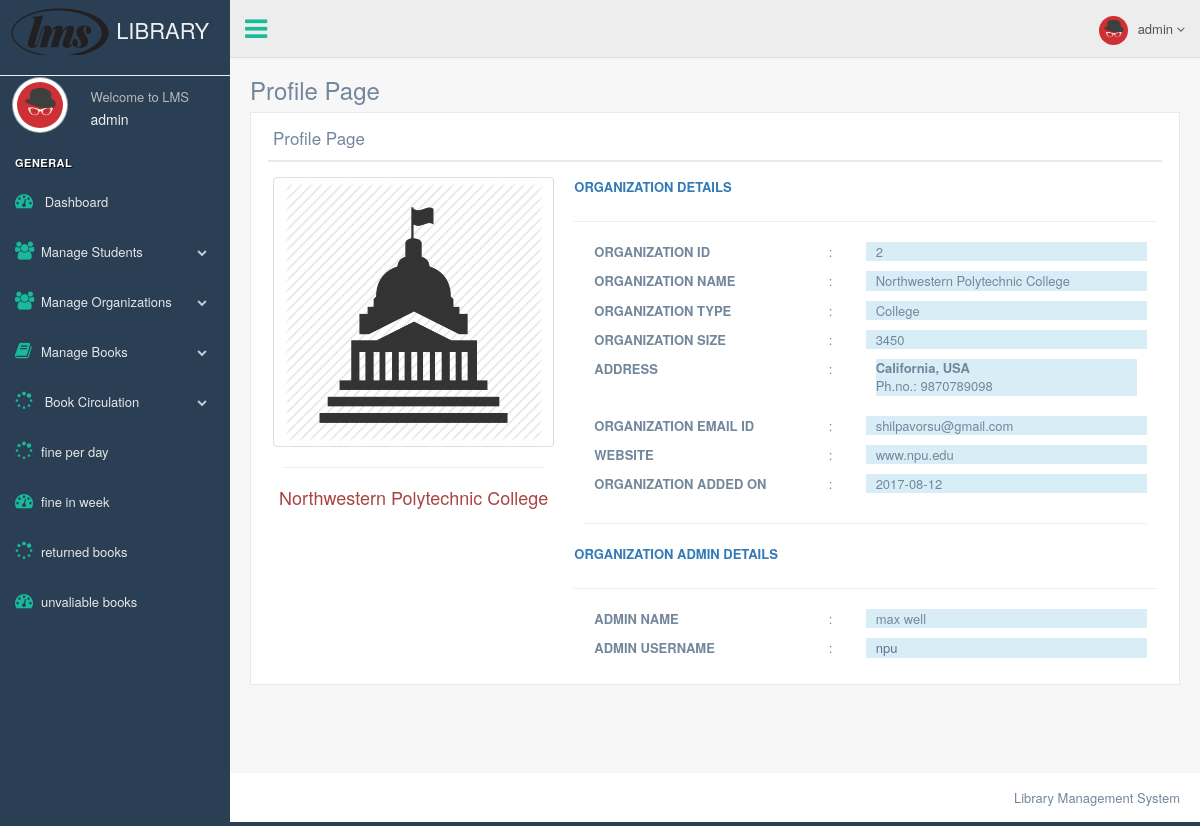
The app's page /librarian/organization_profile.php?id=2 (signed in) with its own data.
### tables this page shows
CREATE TABLE `organization_registration` (
  `id` int(8) NOT NULL,
  `org_name` varchar(256) NOT NULL,
  `org_admin_name` varchar(128) NOT NULL,
  `org_type` varchar(128) NOT NULL,
  `org_size` int(8) NOT NULL,
  `contact` varchar(32) NOT NULL,
  `address` varchar(512) NOT NULL,
  `email` varchar(256) NOT NULL,
  `website_url` varchar(256) NOT NULL,
  `username` varchar(64) NOT NULL,
  `password` varchar(64) NOT NULL,
  `added_on` date NOT NULL
);

### librarian/organization_profile.php (the view, shortened to what this page needs)
<?php
    include "header.php";
    include "connection.php"
?>
        <div class="right_col" role="main">
            <div class="">
                <div class="page-title">
                    <div class="title_left">
                        <h3>Profile Page</h3>
                    </div>
                </div>
                <div class="clearfix"></div>
                <div class="row" style="min-height:500px">
                    <div class="col-md-12 col-sm-12 col-xs-12">
                        <div class="x_panel">
                            <div class="x_title">
                                <h2>Profile Page</h2>
                                <div class="clearfix"></div>
                            </div>
                            <div class="x_content">
                            <?php
                                $id = $_GET['id'];
                                $res = mysqli_query($db_connect, "SELECT * FROM `organization_registration` WHERE id = $id ");
                                $row = mysqli_fetch_array($res);
                            ?>
                                <div class="row">
                                    <div class="col-md-4">
                                        <img src="images/organization.png" alt="user_profile" class="col-md-12 img-responsive img-thumbnail">
                                        <div class="col-xs-12"><hr></div>
                                        <h2 class="text-center text-danger"><?php echo  $row["org_name"]; ?></h2>
                                    </div>
                                    <div class="col-md-8">
                                    <label class="text-primary"> ORGANIZATION DETAILS  </label>
                                    <hr>
                                        <div class="col-md-12">
                                            <label class="col-md-5 control-label"> ORGANIZATION ID </label>
                                            <span class="col-md-1"> : </span>
                                            <p class="col-md-6 bg-info"> <?php echo  $row["id"]; ?> </p>
                                        </div>
                                        <div class="col-md-12">
                                            <label class="col-md-5 control-label"> ORGANIZATION NAME </label>
                                            <span class="col-md-1"> : </span>
                                            <p class="col-md-6 bg-info"> <?php echo  $row["org_name"]; ?> </p>
                                        </div>
                                        <div class="col-md-12">
                                            <label class="col-md-5"> ORGANIZATION TYPE </label>
                                            <span class="col-md-1"> : </span>
                                            <p class="col-md-6 bg-info"> <?php echo  $row["org_type"]; ?> </p>
                                        </div>
                                        <div class="col-md-12">
                                            <label class="col-md-5"> ORGANIZATION SIZE </label>
                                            <span class="col-md-1"> : </span>
                                            <p class="col-md-6 bg-info"> <?php echo  $row["org_size"]; ?> </p>
                                        </div>
                                        <div class="col-md-12">
                                            <label class="col-md-5 "> ADDRESS </label>
                                            <span class="col-md-1"> : </span>
                                            <lable class="col-md-6">
                                                    <address class=" bg-info">
                                                        <strong> <?php echo  $row["address"]; ?></strong><br>
                                                        <span>Ph.no.:</span> <?php echo  $row["contact"]; ?>
                                                    </address>
                                            </lable>
                                        </div>
                                        <div class="col-md-12">
                                            <label class="col-md-5"> ORGANIZATION EMAIL ID </label>
                                            <span class="col-md-1"> : </span>
                                            <p class="col-md-6 bg-info"> <?php echo  $row["email"]; ?> </p>
                                        </div>
                                        <div class="col-md-12">
                                            <label class="col-md-5"> WEBSITE </label>
                                            <span class="col-md-1"> : </span>
                                            <p class="col-md-6 bg-info"> <?php echo  $row["website_url"]; ?> </p>
                                        </div>
                                        <div class="col-md-12">
                                            <label class="col-md-5"> ORGANIZATION ADDED ON </label>
                                            <span class="col-md-1"> : </span>
                                            <p class="col-md-6 bg-info"> <?php echo  $row["added_on"]; ?> </p>
                                        </div>
                                            <div class="col-xs-12"><hr></div>
                                            <label class="text-primary"> ORGANIZATION ADMIN DETAILS  </label><hr>
                                        <div class="col-md-12">
                                            <label class="col-md-5"> ADMIN NAME </label>
                                            <span class="col-md-1"> : </span>
                                            <p class="col-md-6 bg-info"> <?php echo  $row["org_admin_name"]; ?> </p>
                                        </div>
                                        <div class="col-md-12">
                                            <label class="col-md-5"> ADMIN USERNAME </label>
                                            <span class="col-md-1"> : </span>
                                            <p class="col-md-6 bg-info"> <a href="mailto:#"><?php echo  $row["username"] ?></a> </p>
                                        </div>
                                    </div>
                                </div>
                            </div>
                        </div>
                    </div>
                </div>
            </div>
        </div>
<?php
    include "footer.php";
?>

### records on screen
organization_registration: org_name "Northwestern Polytechnic College", id "2", org_type "College", org_size "3450", address "California, USA", contact "9870789098", email "shilpavorsu@gmail.com", website_url "www.npu.edu", added_on "2017-08-12", org_admin_name "max well", username "npu"

### other values on screen
$_SESSION["librarian"] "admin"
